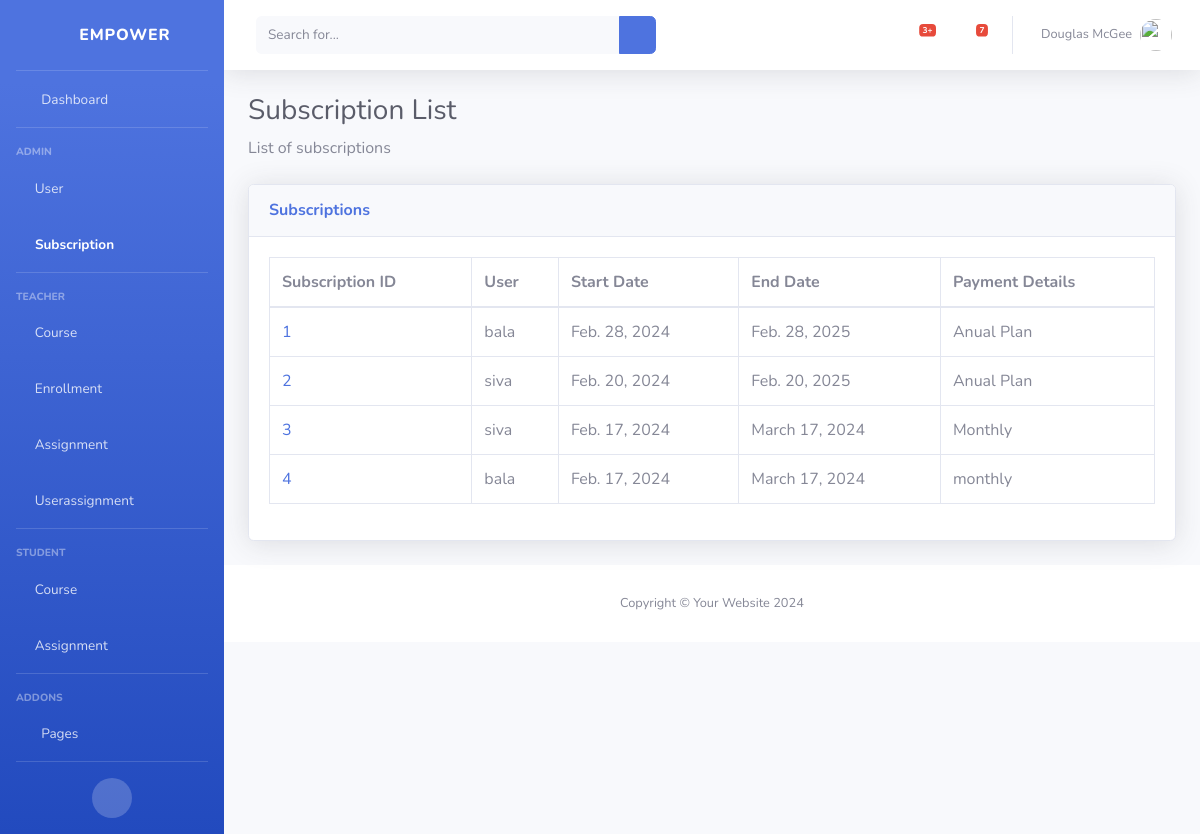
The app's page /subscriptions/, older data.
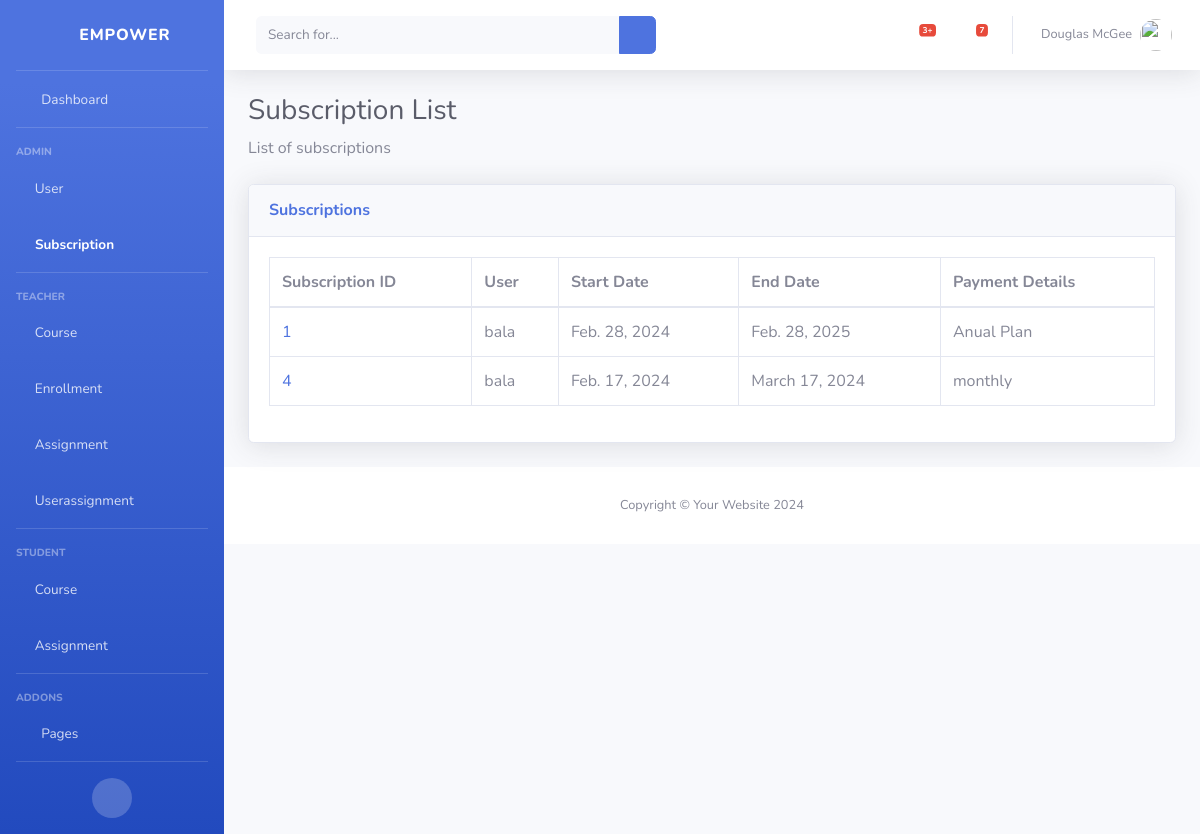
The same page, newer data.
### classRoom/models.py (models this page shows)
class Subscription(models.Model):
    id = models.AutoField(primary_key=True)
    user = models.ForeignKey(User, on_delete=models.CASCADE)
    subscription_start_date = models.DateField()
    subscription_end_date = models.DateField()
    payment_details = models.TextField()

class User(models.Model):
    id = models.AutoField(primary_key=True)
    username = models.CharField(max_length=50)
    password = models.CharField(max_length=50)
    email = models.EmailField()

### classRoom/views.py (the view)
# urls.py: path('subscriptions/',view_subscriptions,name="view_subscriptions"),
def view_subscriptions(request):
    subscriptions = Subscription.objects.all()
    return render(request, 'subscriptions/view_subscriptions.html', {'subscriptions': subscriptions})

### classRoom/templates/subscriptions/view_subscriptions.html
{% extends 'base.html' %}
{% block content %}
<h1 class="h3 mb-2 text-gray-800">Subscription List</h1>
<p class="mb-4">List of subscriptions</p>
<div class="card shadow mb-4">
    <div class="card-header py-3">
        <h6 class="m-0 font-weight-bold text-primary">Subscriptions</h6>
    </div>
    <div class="card-body">
        <div class="table-responsive">
            <table class="table table-bordered" id="dataTable" width="100%" cellspacing="0">
                <thead>
                    <tr>
                        <th>Subscription ID</th>
                        <th>User</th>
                        <th>Start Date</th>
                        <th>End Date</th>
                        <th>Payment Details</th>
                    </tr>
                </thead>
                <tbody>
                    {% for subscription in subscriptions %}
                        <tr>
                            <td><a href="{% url 'view_subscription' subscription.id %}">{{ subscription.id }}</a></td>
                            <td>{{ subscription.user.username }}</td>
                            <td>{{ subscription.subscription_start_date }}</td>
                            <td>{{ subscription.subscription_end_date }}</td>
                            <td>{{ subscription.payment_details }}</td>
                        </tr>
                    {% endfor %}
                </tbody>
            </table>
        </div>
    </div>
</div>
{% endblock %}

### classRoom/templates/base.html (shortened to what this page needs)
{% load static %}
<!DOCTYPE html>
<html lang="en">
<head>
    <link rel="stylesheet" href="{% static 'vendor/fontawesome-free/css/all.min.css' %}" type="text/css">
    <link rel="stylesheet" href="{% static 'css/sb-admin-2.min.css' %}">
</head>
<body id="page-top">
    <div id="wrapper">
        <ul class="navbar-nav bg-gradient-primary sidebar sidebar-dark accordion" id="accordionSidebar">
            <a class="sidebar-brand d-flex align-items-center justify-content-center" href="{% url 'index' %}">
                <div class="sidebar-brand-icon rotate-n-15">
                    <i class="fas fa-chess-knight"></i>
                </div>
                <div class="sidebar-brand-text mx-3">Empower</div>
            </a>
            <hr class="sidebar-divider my-0">
            <li class="nav-item">
                <a class="nav-link" href="{% url 'index' %}">
                    <i class="fas fa-fw fa-tachometer-alt"></i>
                    <span>Dashboard</span></a>
            </li>
            <hr class="sidebar-divider">
            <div class="sidebar-heading">
                Admin
            </div>
            <li class="nav-item">
                <a class="nav-link" href="{% url 'view_users' %}" >
                    <i class="fas fa-user-shield"></i>
                    <span>User</span>
                </a>
            </li>
            <li class="nav-item">
                <a class="nav-link" href="{% url 'view_subscriptions' %}" >
                    <i class="fas fa-user-shield"></i>
                    <span>Subscription</span>
                </a>
            </li>
            <hr class="sidebar-divider">
            <div class="sidebar-heading">
                Teacher
            </div>
            <li class="nav-item">
                <a class="nav-link" href="{% url 'view_courses' %}" >
                    <i class="fas fa-chalkboard-teacher"></i>
                    <span>Course</span>
                </a>
            </li>
            <li class="nav-item">
                <a class="nav-link" href="{% url 'view_enrollments' %}" >
                    <i class="fas fa-chalkboard-teacher"></i>
                    <span>Enrollment</span>
                </a>
            </li>
            <li class="nav-item">
                <a class="nav-link" href="{% url 'view_assignments' %}" >
                    <i class="fas fa-chalkboard-teacher"></i>
                    <span>Assignment</span>
                </a>
            </li>
            <li class="nav-item">
                <a class="nav-link" href="{% url 'view_userassignments' %}" >
                    <i class="fas fa-chalkboard-teacher"></i>
                    <span>Userassignment</span>
                </a>
            </li>
            <hr class="sidebar-divider">
            <div class="sidebar-heading">
                Student
            </div>
            <li class="nav-item">
                <a class="nav-link" href="{% url 'view_courses' %}" >
                    <i class="fas fa-user-graduate"></i>
                    <span>Course</span>
                </a>
                <a class="nav-link" href="{% url 'view_assignments' %}" >
                    <i class="fas fa-user-graduate"></i>
                    <span>Assignment</span>
                </a>
            </li>
            <hr class="sidebar-divider">
            <div class="sidebar-heading">
                Addons
            </div>
            <li class="nav-item">
                <a class="nav-link collapsed" href="#" data-toggle="collapse" data-target="#collapsePages"
                    aria-expanded="true" aria-controls="collapsePages">
                    <i class="fas fa-fw fa-folder"></i>
                    <span>Pages</span>
                </a>
            </li>
            <hr class="sidebar-divider d-none d-md-block">
            <div class="text-center d-none d-md-inline">
                <button class="rounded-circle border-0" id="sidebarToggle"></button>
            </div>
        </ul>
        <div id="content-wrapper" class="d-flex flex-column">
            <nav class="navbar navbar-expand navbar-light bg-white topbar mb-4 static-top shadow">
                <form
                    class="d-none d-sm-inline-block form-inline mr-auto ml-md-3 my-2 my-md-0 mw-100 navbar-search">
                    <div class="input-group">
                        <input type="text" class="form-control bg-light border-0 small" placeholder="Search for..."
                            aria-label="Search" aria-describedby="basic-addon2">
                        <div class="input-group-append">
                            <button class="btn btn-primary" type="button">
                                <i class="fas fa-search fa-sm"></i>
                            </button>
                        </div>
                    </div>
                </form>
                <ul class="navbar-nav ml-auto">
                    <li class="nav-item dropdown no-arrow mx-1">
                        <a class="nav-link dropdown-toggle" href="#" id="alertsDropdown" role="button"
                            data-toggle="dropdown" aria-haspopup="true" aria-expanded="false">
                            <i class="fas fa-bell fa-fw"></i>
                            <span class="badge badge-danger badge-counter">3+</span>
                        </a>
                    </li>
                    <li class="nav-item dropdown no-arrow mx-1">
                        <a class="nav-link dropdown-toggle" href="#" id="messagesDropdown" role="button"
                            data-toggle="dropdown" aria-haspopup="true" aria-expanded="false">
                            <i class="fas fa-envelope fa-fw"></i>
                            <span class="badge badge-danger badge-counter">7</span>
                        </a>
                    </li>
                    <li class="nav-item dropdown no-arrow">
                        <a class="nav-link dropdown-toggle" href="#" id="userDropdown" role="button"
                            data-toggle="dropdown" aria-haspopup="true" aria-expanded="false">
                            <span class="mr-2 d-none d-lg-inline text-gray-600 small">Douglas McGee</span>
                            <img class="img-profile rounded-circle" src="{% static 'img/undraw_profile.svg' %}">
                        </a>
                    </li>
                </ul>
            </nav>
            <div class="container-fluid">
                {% block content %}
                {% endblock %}
            </div>
            <footer class="sticky-footer bg-white">
                <div class="container my-auto">
                    <div class="copyright text-center my-auto">
                        <span>Copyright &copy; Your Website 2024</span>
                    </div>
                </div>
            </footer>
        </div>
    </div>
</body>
</html>

Row changes from the older to the newer data that the page shows:
removed Subscription: id "2", user.username "siva", subscription_start_date "Feb. 20, 2024", subscription_end_date "Feb. 20, 2025", payment_details "Anual Plan"
removed Subscription: id "3", user.username "siva", subscription_start_date "Feb. 17, 2024", subscription_end_date "March 17, 2024", payment_details "Monthly"
